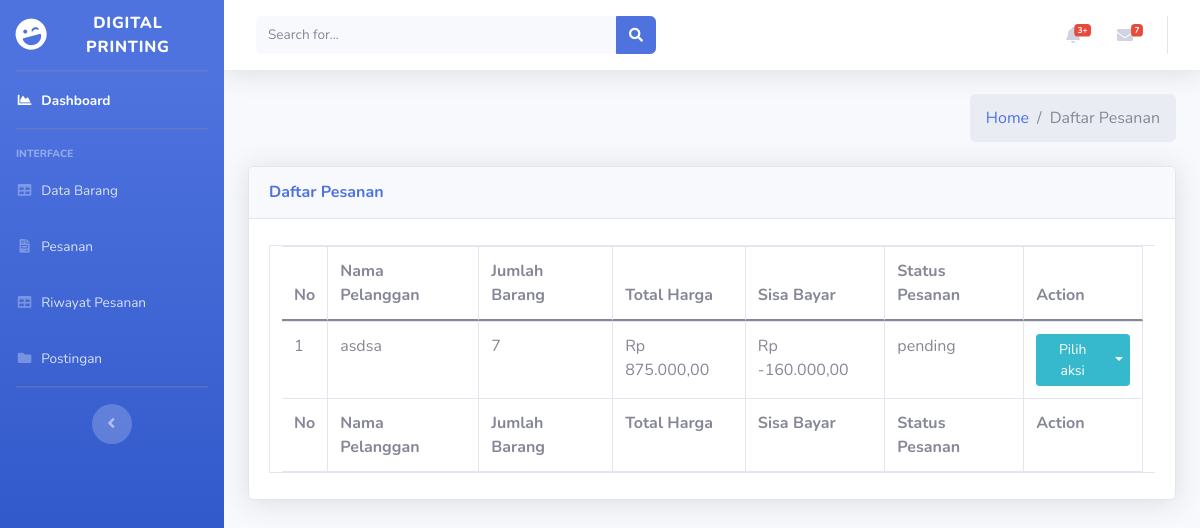
Before: /index.php/admin/daftarPesanan with the older database file.
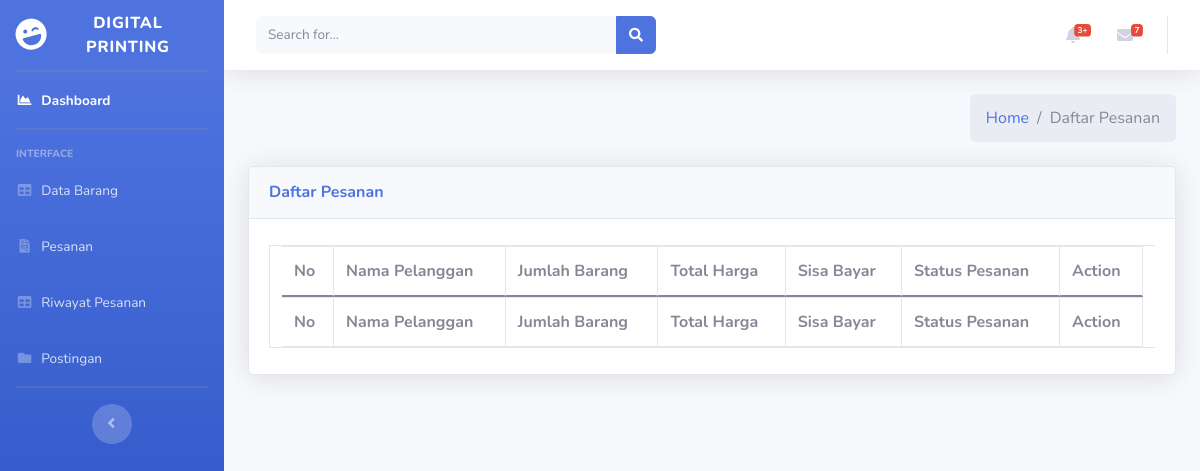
After: the same page with the newer database file.
### tables this page shows
CREATE TABLE `pemesanan` (
  `id_pesanan` int(11) NOT NULL,
  `id_barang` int(11) NOT NULL,
  `id_kategori` int(11) NOT NULL,
  `ukuran_s` int(11) NOT NULL,
  `ukuran_m` int(11) NOT NULL,
  `ukuran_l` int(11) NOT NULL,
  `ukuran_xl` int(11) NOT NULL,
  `ukuran_xxl` int(11) NOT NULL,
  `ukuran_3xl` int(11) NOT NULL,
  `jumlah_barang` int(11) NOT NULL,
  `harga_paket` int(11) NOT NULL,
  `total_harga` int(250) NOT NULL,
  `status_pesanan` varchar(250) NOT NULL,
  `tanggal_checkout` date DEFAULT NULL,
  `desain_produk` varchar(250) NOT NULL,
  `id_user` int(11) NOT NULL,
  `id_bayar` int(11) NOT NULL
);

CREATE TABLE `pembayaran` (
  `id_bayar` int(11) NOT NULL,
  `id_user` int(11) NOT NULL,
  `tanggal_bayar` varchar(250) NOT NULL,
  `total_bayar` int(250) NOT NULL,
  `nama_pemesan` varchar(250) NOT NULL,
  `email` varchar(250) NOT NULL,
  `phone` varchar(250) NOT NULL,
  `alamat_rumah` varchar(250) NOT NULL,
  `jenis_bayar` int(11) NOT NULL,
  `bukti_bayar` varchar(250) NOT NULL,
  `bukti_dp` varchar(250) DEFAULT NULL,
  `notes` varchar(250) NOT NULL,
  `penilaiian` int(12) NOT NULL
);

### application/controllers/Admin.php (called while the page is built, shortened)
<?php
class Admin extends CI_Controller
{
    public function __construct()
    {
        $this->load->model('Admin_model');
    }
    public function daftarPesanan()
    {
        $data['title'] = 'Daftar Pesanan';
        $data['admindata'] = $this->Admin_model->getAdmin();
        $data['pesanan'] = $this->Admin_model->getAllPesanan();
        $this->load->view('templates/header', $data);
        $this->load->view('templates/sidebar', $data);
        $this->load->view('admin/daftarPesanan', $data);
        $this->load->view('templates/footer', $data);
    }
}

### index.php (called while the page is built, shortened)
<?php
require_once BASEPATH.'core/CodeIgniter.php';

### application/models/Admin_model.php (called while the page is built, shortened)
<?php
class Admin_model extends CI_model
{
    public function getAllPesanan()
    {
        $this->db->select('*, SUM(jumlah_barang) jmlBarang');
        $this->db->from('pembayaran');
        $this->db->join('pemesanan', 'pembayaran.id_bayar = pemesanan.id_bayar');
        $this->db->join('kategori', 'pemesanan.id_kategori = kategori.id_kategori');
        $this->db->join('user', 'user.id_user = pemesanan.id_user');
        $this->db->where('pemesanan.id_bayar !=', 0);
        $this->db->group_by('pemesanan.id_bayar');
        return $this->db->get()->result_array();
    }
}

### application/views/admin/daftarPesanan.php (the view, shortened to what the changed rows need)
<div class="content-wrapper">
    <div class="content">
        <div class="container-fluid">
            <div class="card shadow mb-4">
                <div class="card-body">
                    <div class="table-responsive">
                        <div class="dataTables_wrapper dt-bootstrap4" id="dataTable_wrapper">
                            <div class="row">
                                <table id="example" class="table table-bordered dataTable" style="width:100%;">
                                    <thead>
                                        <tr>
                                            <th>No</th>
                                            <th>Nama Pelanggan</th>
                                            <th>Jumlah Barang</th>
                                            <th>Total Harga</th>
                                            <th>Sisa Bayar</th>
                                            <th>Status Pesanan</th>
                                            <th>Action</th>
                                        </tr>
                                    </thead>
                                    <tbody>
                                        <?php
$no = 1;
foreach ($pesanan as $a):
    if ($a['status_pesanan'] != "pesanan selesai" && $a['status_pesanan'] != "di dalam keranjang") {
        $hasil_rupiah =
        'Rp ' .
        number_format($a['total_harga'], 2, ',', '.');
        $hasil_rupiah_sisa =
        'Rp ' .
        number_format($a['total_harga'] - $a['total_bayar'], 2, ',', '.');?>
                                        <tr>
                                            <td><?=$no++?></td>
                                            <td><?=$a['nama_pemesan']?></td>
                                            <td><?=$a['jmlBarang']?> </td>
                                            <td><?=$hasil_rupiah?> </td>
                                            <td><?=$hasil_rupiah_sisa?> </td>
                                            <?php $status = "";
        if ($a['status_pesanan'] == "kurang") {
            $status = "Pembayaran Pelunasan";
        } else {
            $status = $a['status_pesanan'];
        }
        ?>
                                            <td><?=$status?></td>
                                            <td>
                                                <div class="btn-group">
                                                    <button class="btn btn-info btn-sm" type="button">
                                                        Pilih aksi
                                                    </button>
                                                    <button type="button"
                                                        class="btn btn-sm btn-info dropdown-toggle dropdown-toggle-split"
                                                        data-toggle="dropdown" aria-haspopup="true"
                                                        aria-expanded="false">
                                                    </button>
                                                </div>
                                            </td>
                                        </tr>
                                        <?php
}
endforeach;
?>
                                    </tbody>
                                    <tfoot>
                                        <tr>
                                            <th>No</th>
                                            <th>Nama Pelanggan</th>
                                            <th>Jumlah Barang</th>
                                            <th>Total Harga</th>
                                            <th>Sisa Bayar</th>
                                            <th>Status Pesanan</th>
                                            <th>Action</th>
                                        </tr>
                                    </tfoot>
                                </table>
                            </div>
                        </div>
                    </div>
                </div>
            </div>
        </div>
    </div>
</div>
</div>

Changed rows visible on the page:
removed pemesanan: id_bayar.nama_pemesan "asdsa", jmlBarang "7", total_harga "Rp 875.000,00", total_harga.total_bayar "Rp -160.000,00", status_pesanan "pending"
